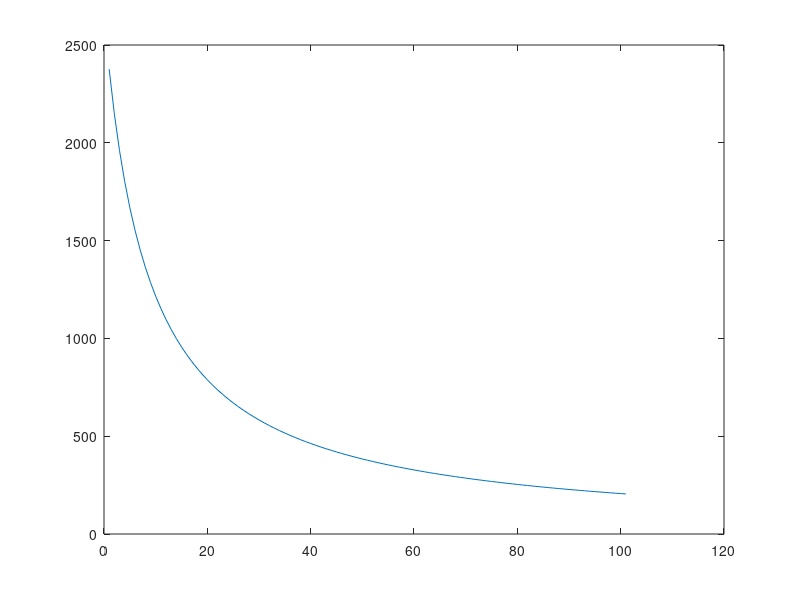
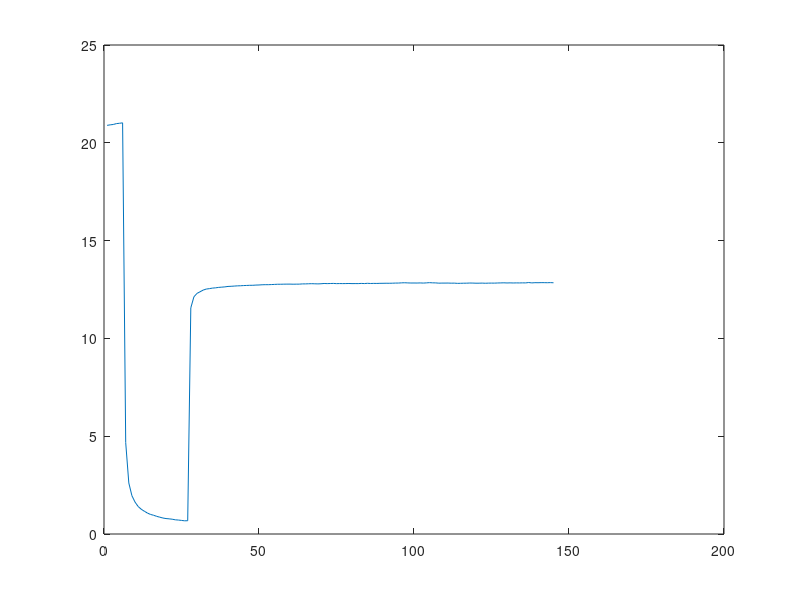

These figures' MATLAB source, in order:
load data.csv % data.csv is a single column of intensity data, with the first 4 elements as the two calibration points and corresponding concentration.

intensity_data=data;

I1 = intensity_data(1); % this defines the calibration data based on the element position
X1 = intensity_data(2); % in the test-data elements 1 and 2 are the zero percent calibration point.
I2 = intensity_data(3); % elements 3 and 4 are the 21-percent calibration point
X2 = intensity_data(4);

%I1 = z(1);
%I2 = z(3);
%X1 = z(2);
%X2 = z(4);

kt = (I2-I1)/((X1*I1)-(X2*I2)); % calculation for Ktau
I0 = (1+kt*X1)*I1;              % intensity in absence of quencher(0% O2)

x1 = 0:1:100;              % makes x values for plot of stern-volmer
y1 = I0./(1+kt*x1);        % plots stern-volmer. Check to see if its fitting your calibration points.
plot(y1)

oxygen_percent = ((I0./intensity_data(5:rows(intensity_data),:))-1)/kt;

figure
plot(oxygen_percent)

%save data/050714/well1a.txt Opercent3
